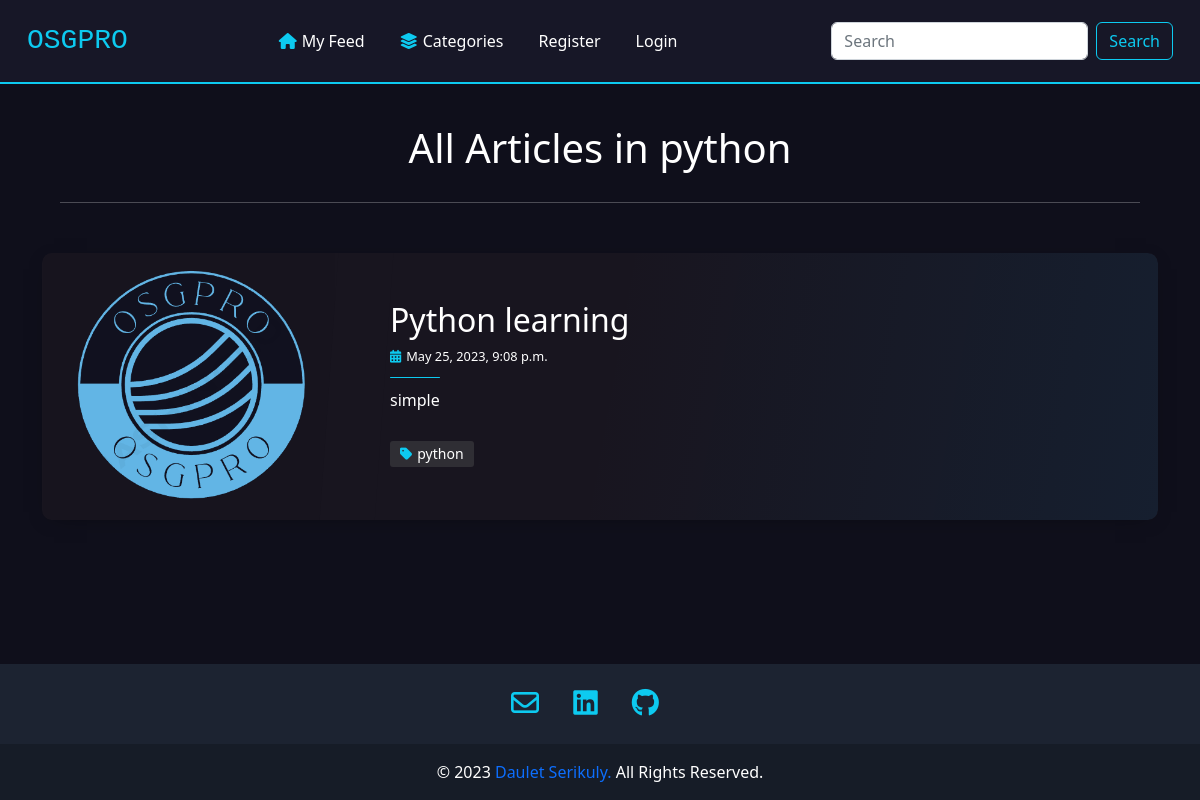
The app's page /category/python with its own data.
### blog/models.py (models this page shows, shortened)
class Article(models.Model):
  categoryList = [
        ("javascript" , "JavaScript"),
        ("web develpment" , "Web Develpment"),
        ("react" , "React"),
        ("python" , "Python"),
        ("other", "Other"),
    ]
  owner = models.ForeignKey(User, on_delete=models.CASCADE, related_name='articles')
  title = models.CharField(max_length = 200)
  desc = models.CharField(max_length = 200)
  artImage = models.ImageField(upload_to = 'art_photos', default = './images/default.jpg', null = True, blank = True)
  content = models.TextField()
  category = MultiSelectField(choices=categoryList,  max_choices=3)
  created = models.DateTimeField(default=now, editable=False)
  bookmarks = models.ManyToManyField(User, related_name='bookmarks')
  upvote = models.ManyToManyField(User, related_name='up')
  downvote = models.ManyToManyField(User, related_name='down')
  class Meta:
    ordering = ['-created']

### blog/views.py (the view)
# urls.py: path('category/<str:name>', views.category, name = 'category'),
def category(request, name):
  targetArticles = []
  allArticles = Article.objects.all()
  for art in allArticles:
    for cat in art.category:
      if (cat == name):
        targetArticles.append(art)
  return render(request, 'category.html', {
    'title': name,
    'targetArticle': targetArticles,
  })

### blog/templates/category.html (shortened to what this page needs)
{% extends './layout.html' %}
{% load static %}
{% block links %}
  <link rel="stylesheet" href="{% static 'css/index.css' %}">
{% endblock links %}
{% block body %}
<div class="header">
  <h1>All Articles in {{title}}</h1>
  <hr>
</div>
<div class="container blog-content">
  {% for post in targetArticle %}
  <article class="postcard dark blue" data-card="{{post.id}}">
    <a class="postcard__img_link" href="{% url 'blog:singleArt' post.id %}">
      {% if post.artImage %}
        <img
          class="postcard__img"
          src="{{ post.artImage.url }}"
          alt="Image Title"
        />
      {% else %}
        <img
        class="postcard__img"
        src="../../media/images/default.jpg"
        alt="Image Title"
        />
      {% endif %}
    </a>
    <div class="postcard__text">
      <h1 class="postcard__title blue"><a href="{% url 'blog:singleArt' post.id %}">{{ post.title }}</a></h1>
      <div class="postcard__subtitle small">
          <i class="fas fa-calendar-alt mr-2"></i>{{ post.created }}
      </div>
      <div class="postcard__bar"></div>
      <div class="postcard__preview-txt">
        {{ post.desc }}
      </div>
      <ul class="postcard__tagbox">
        {% for cat in post.category %}
        <li class="tag__item"><i class="fas fa-tag mr-2"></i>{{cat}}</li>
        {% endfor %}
      </ul>
    </div>
  </article>
  {% empty %}
  <div class="alert alert-info" role="alert">
    <strong>There are no Aritcles on this category.</strong>
  </div>
  {% endfor %}
</div>
{% endblock body %}

### blog/static/css/layout.css (style rules this page uses)
:root { --base-color: #0f0f1b; --second-color: #171727; --mid-color: #161e2e; --back-color: #bbe1fa; --primary-color: 111, 76, 255; --text-color: 256, 256, 256; }
* { padding: 0; margin: 0; box-sizing: border-box; }
li { margin-right: 19px; }
body { background-color: var(--base-color); display: flex; flex-direction: column; min-height: 100vh; }
i { color: var(--bs-cyan); margin-right: 5px; }
.header { text-align: center; color: var(--bs-white); margin-top: 40px; }
.header hr { margin: 30px auto; width: 90%; }

### blog/static/css/index.css (style rules this page uses)
body { font-size: 16px; color: #ffffff; text-rendering: optimizeLegibility; font-weight: initial; }
.dark { background: #110f16; }
a, a:hover { text-decoration: none; transition: color 0.3s ease-in-out; }
.postcard { flex-wrap: wrap; display: flex; box-shadow: 0 4px 21px -12px rgba(0, 0, 0, 0.66); border-radius: 10px; margin: 0 0 2rem 0; overflow: hidden; position: relative; color: #ffffff; }
.postcard.dark { background-color: #18151f; }
.postcard a { color: inherit; }
.postcard h1, .postcard .h1 { margin-bottom: 0.5rem; font-weight: 500; line-height: 1.2; }
.postcard .small { font-size: 80%; }
.postcard .postcard__title { font-size: 1.75rem; }
.postcard .postcard__img { max-height: 180px; width: 100%; object-fit: cover; position: relative; }
.postcard .postcard__img_link { display: contents; }
.postcard .postcard__bar { width: 50px; height: 10px; margin: 10px 0; border-radius: 5px; background-color: #424242; transition: width 0.2s ease; }
.postcard .postcard__text { padding: 1.5rem; position: relative; display: flex; flex-direction: column; }
.postcard .postcard__preview-txt { overflow: hidden; text-overflow: ellipsis; text-align: justify; height: 100%; }
.postcard .postcard__tagbox { display: flex; flex-flow: row wrap; font-size: 14px; margin: 20px 0 0 0; padding: 0; justify-content: center; }
.postcard .postcard__tagbox .tag__item { display: inline-block; background: rgba(83, 83, 83, 0.4); border-radius: 3px; padding: 2.5px 10px; margin: 0 5px 5px 0; cursor: default; user-select: none; transition: background-color 0.3s; }
.postcard:before { content: ""; position: absolute; top: 0; right: 0; bottom: 0; left: 0; background-image: linear-gradient(-70deg, #424242, transparent 50%); opacity: 1; border-radius: 10px; }
@media screen and (min-width: 769px) { .postcard { flex-wrap: inherit; } }
@media screen and (min-width: 769px) { .postcard .postcard__title { font-size: 2rem; } }
@media screen and (min-width: 769px) { .postcard .postcard__tagbox { justify-content: start; } }
@media screen and (min-width: 769px) { .postcard .postcard__img { max-width: 300px; max-height: 100%; transition: transform 0.3s ease; } }
@media screen and (min-width: 769px) { .postcard .postcard__text { padding: 3rem; width: 100%; } }
@media screen and (min-width: 769px) { .postcard:nth-child(2n+1) { flex-direction: row; } }
@media screen and (min-width: 769px) { .postcard:nth-child(2n+1) .postcard__text::before { left: -12px !important; transform: rotate(4deg); } }
@media screen and (min-width: 1024px) { .postcard__text { padding: 2rem 3.5rem; } }
@media screen and (min-width: 1024px) { .postcard__text:before { content: ""; position: absolute; display: block; top: -20%; height: 130%; width: 55px; } }
@media screen and (min-width: 1024px) { .postcard.dark .postcard__text:before { background: #18151f; } }
.blue .postcard__bar { background-color: var(--bs-cyan); }
.blue::before { background-image: linear-gradient(-30deg, rgba(0, 118, 189, 0.1), transparent 50%); }
@media screen and (min-width: 769px) { .blue::before { background-image: linear-gradient(-80deg, rgba(0, 118, 189, 0.1), transparent 50%); } }
.blog-content { margin-top: 50px; margin-bottom: 50px; }

### records on screen
Article: category "python", artImage (picture), title "Python learning", created "May 25, 2023, 9:08 p.m.", desc "simple", category "python"
